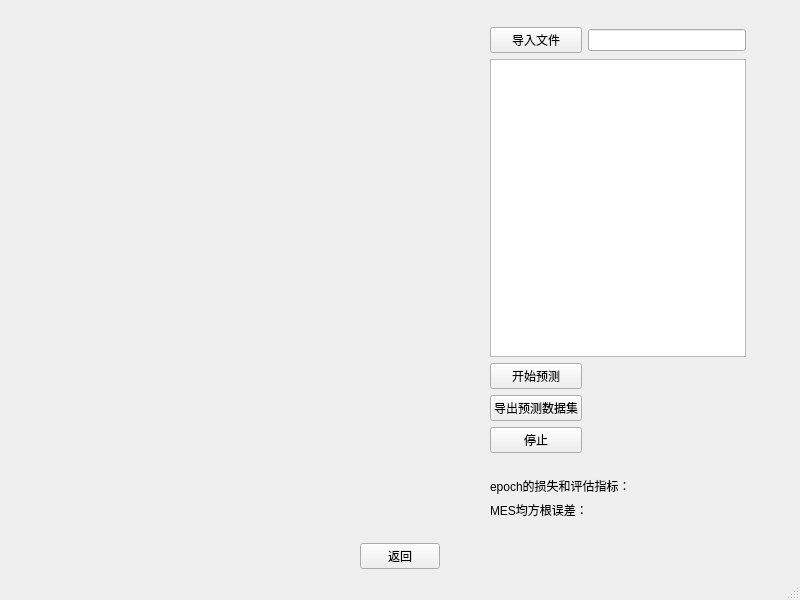
<?xml version="1.0" encoding="UTF-8"?>
<ui version="4.0">
 <class>KNN</class>
 <widget class="QMainWindow" name="KNN">
  <property name="geometry">
   <rect>
    <x>0</x>
    <y>0</y>
    <width>800</width>
    <height>600</height>
   </rect>
  </property>
  <property name="windowTitle">
   <string>MainWindow</string>
  </property>
  <widget class="QWidget" name="centralwidget">
   <layout class="QGridLayout" name="gridLayout">
    <item row="1" column="2">
     <spacer name="horizontalSpacer_2">
      <property name="orientation">
       <enum>Qt::Horizontal</enum>
      </property>
      <property name="sizeHint" stdset="0">
       <size>
        <width>40</width>
        <height>20</height>
       </size>
      </property>
     </spacer>
    </item>
    <item row="1" column="0">
     <spacer name="horizontalSpacer">
      <property name="orientation">
       <enum>Qt::Horizontal</enum>
      </property>
      <property name="sizeHint" stdset="0">
       <size>
        <width>40</width>
        <height>20</height>
       </size>
      </property>
     </spacer>
    </item>
    <item row="1" column="1">
     <widget class="QPushButton" name="backBtn">
      <property name="text">
       <string>返回</string>
      </property>
      <property name="icon">
       <iconset resource="res.qrc">
        <normaloff>:/res/back.png</normaloff>:/res/back.png</iconset>
      </property>
     </widget>
    </item>
    <item row="0" column="1">
     <spacer name="verticalSpacer">
      <property name="orientation">
       <enum>Qt::Vertical</enum>
      </property>
      <property name="sizeHint" stdset="0">
       <size>
        <width>20</width>
        <height>40</height>
       </size>
      </property>
     </spacer>
    </item>
    <item row="0" column="2">
     <widget class="QWidget" name="widget" native="true">
      <layout class="QGridLayout" name="gridLayout_4">
       <item row="0" column="0">
        <widget class="QWidget" name="widget_4" native="true">
         <property name="sizePolicy">
          <sizepolicy hsizetype="Fixed" vsizetype="Preferred">
           <horstretch>0</horstretch>
           <verstretch>0</verstretch>
          </sizepolicy>
         </property>
         <layout class="QGridLayout" name="gridLayout_3">
          <item row="0" column="1">
           <widget class="QLineEdit" name="lineEdit"/>
          </item>
          <item row="1" column="0" colspan="2">
           <widget class="QTextEdit" name="textEdit"/>
          </item>
          <item row="0" column="0">
           <widget class="QPushButton" name="pushButton">
            <property name="text">
             <string>导入文件</string>
            </property>
            <property name="icon">
             <iconset resource="res.qrc">
              <normaloff>:/res/infile.png</normaloff>:/res/infile.png</iconset>
            </property>
           </widget>
          </item>
          <item row="2" column="0">
           <widget class="QPushButton" name="pushButton_2">
            <property name="text">
             <string>开始预测</string>
            </property>
            <property name="icon">
             <iconset resource="res.qrc">
              <normaloff>:/res/startpre.png</normaloff>:/res/startpre.png</iconset>
            </property>
           </widget>
          </item>
          <item row="3" column="0">
           <widget class="QPushButton" name="pushButton_3">
            <property name="text">
             <string>导出预测数据集</string>
            </property>
            <property name="icon">
             <iconset resource="res.qrc">
              <normaloff>:/res/outfile.png</normaloff>:/res/outfile.png</iconset>
            </property>
           </widget>
          </item>
          <item row="4" column="0">
           <widget class="QPushButton" name="pushButton_4">
            <property name="text">
             <string>停止</string>
            </property>
            <property name="icon">
             <iconset resource="res.qrc">
              <normaloff>:/res/stop.png</normaloff>:/res/stop.png</iconset>
            </property>
           </widget>
          </item>
         </layout>
        </widget>
       </item>
       <item row="1" column="0">
        <widget class="QWidget" name="widget_3" native="true">
         <property name="sizePolicy">
          <sizepolicy hsizetype="Preferred" vsizetype="Fixed">
           <horstretch>0</horstretch>
           <verstretch>0</verstretch>
          </sizepolicy>
         </property>
         <layout class="QGridLayout" name="gridLayout_2">
          <item row="0" column="0">
           <widget class="QLabel" name="label_5">
            <property name="text">
             <string>epoch的损失和评估指标：</string>
            </property>
           </widget>
          </item>
          <item row="0" column="1">
           <widget class="QLabel" name="label_6">
            <property name="text">
             <string/>
            </property>
           </widget>
          </item>
          <item row="1" column="0">
           <widget class="QLabel" name="label_7">
            <property name="text">
             <string>MES均方根误差：</string>
            </property>
           </widget>
          </item>
          <item row="1" column="1">
           <widget class="QLabel" name="label_8">
            <property name="text">
             <string/>
            </property>
           </widget>
          </item>
         </layout>
        </widget>
       </item>
      </layout>
     </widget>
    </item>
    <item row="0" column="0">
     <widget class="QWidget" name="widget_2" native="true"/>
    </item>
   </layout>
  </widget>
  <widget class="QMenuBar" name="menubar">
   <property name="geometry">
    <rect>
     <x>0</x>
     <y>0</y>
     <width>800</width>
     <height>26</height>
    </rect>
   </property>
  </widget>
  <widget class="QStatusBar" name="statusbar"/>
 </widget>
 <resources>
  <include location="res.qrc"/>
 </resources>
 <connections/>
</ui>
